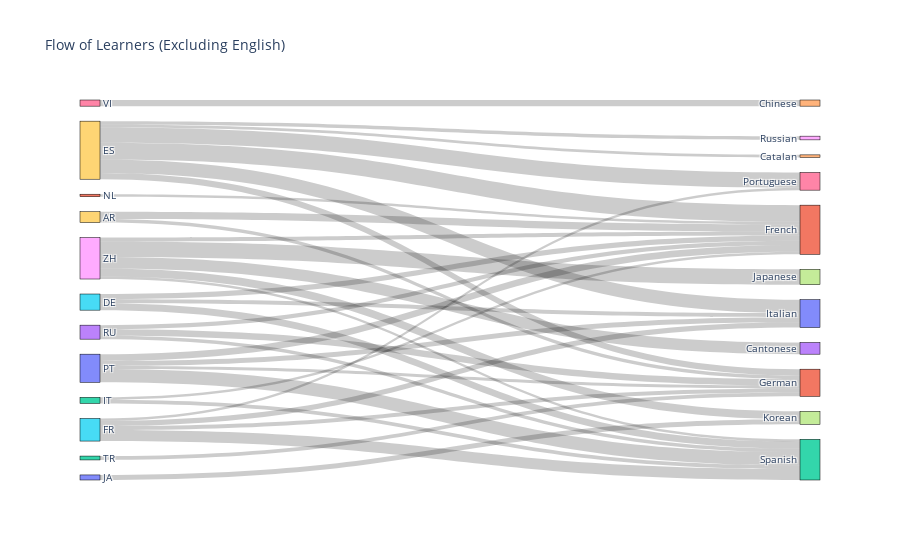

The code cell stored with this chart in its notebook:
### Markdown cell above
(this graph is visible in the notebook)

This clearly shows that for every origin language, English is the most popular (or only target with over 3 million) learners. Few countries have multiple origin languages, these include: English, Portuguese, French, Italian, Spanish, Japanese and Korean. This is likely because people may be choosing to learn a language that is geographically close to them.

To follow on from this graph, I will produce a similar graph, but excluding English as a target language.

### Code cell
# Creating a Sankey diagram exclusing English as a learning and origin language
df_grouped_no_english = df_grouped[~df_grouped['origin'].isin(['EN']) & ~df_grouped['learning'].isin(['English'])]

# Filtering so only flows with more than 1 million learners are shown
df_grouped_no_english = df_grouped_no_english[df_grouped_no_english['lr'] > 1].copy()

# Create list of unique labels
labels = list(set(df_grouped_no_english['origin'].tolist() + df_grouped_no_english['learning'].tolist()))

# Map labels to indices
label_to_index = {label: i for i, label in enumerate(labels)}
df_grouped_no_english['source'] = df_grouped_no_english['origin'].map(label_to_index)
df_grouped_no_english['target'] = df_grouped_no_english['learning'].map(label_to_index)


# Create Sankey Diagram
fig_no_english = go.Figure(go.Sankey(
    node=dict(
        pad=15,
        thickness=20,
        line=dict(color="black", width=0.5),
        label=labels
    ),
    link=dict(
        source=df_grouped_no_english['source'],
        target=df_grouped_no_english['target'],
        value=df_grouped_no_english['lr']
    )
))
fig_no_english.update_layout(title_text="Flow of Learners (Excluding English)", font_size=10)
fig_no_english.show()

### Figure 1 — Plotly figure (JSON) as saved in the notebook; plotly's stock layout.template omitted (floating-point values rounded to 4 significant figures)
{"data": [{"link": {"source": [9, 9, 5, 5, 5, 19, 19, 19, 19, 19, 19, 15, 15, 15, 15, 12, 12, 10, 21, 0, 0, 0, 0, 3, 3, 3, 2, 16, 18, 18, 18, 18, 18], "target": [1, 11, 1, 20, 22, 14, 1, 11, 20, 6, 8, 11, 20, 6, 22, 1, 22, 17, 1, 1, 11, 20, 22, 1, 11, 22, 11, 4, 13, 1, 7, 17, 22], "value": [3.27, 1.64, 2.41, 1.84, 3.09, 1.18, 7.58, 2.84, 6.16, 6.95, 1.69, 1.82, 2.38, 1.09, 5.01, 1.15, 1.62, 2.3, 1.14, 3.11, 1.35, 2.28, 6.07, 1.86, 2.94, 1.57, 1.76, 2.8, 5.31, 1.84, 6.98, 3.59, 1.15]}, "node": {"label": ["PT", "French", "TR", "RU", "Chinese", "DE", "Portuguese", "Japanese", "Russian", "AR", "JA", "German", "IT", "Cantonese", "Catalan", "FR", "VI", "Korean", "ZH", "ES", "Italian", "NL", "Spanish"], "line": {"color": "black", "width": 0.5}, "pad": 15, "thickness": 20}, "type": "sankey"}], "layout": {"font": {"size": 10}, "title": {"text": "Flow of Learners (Excluding English)"}}}
